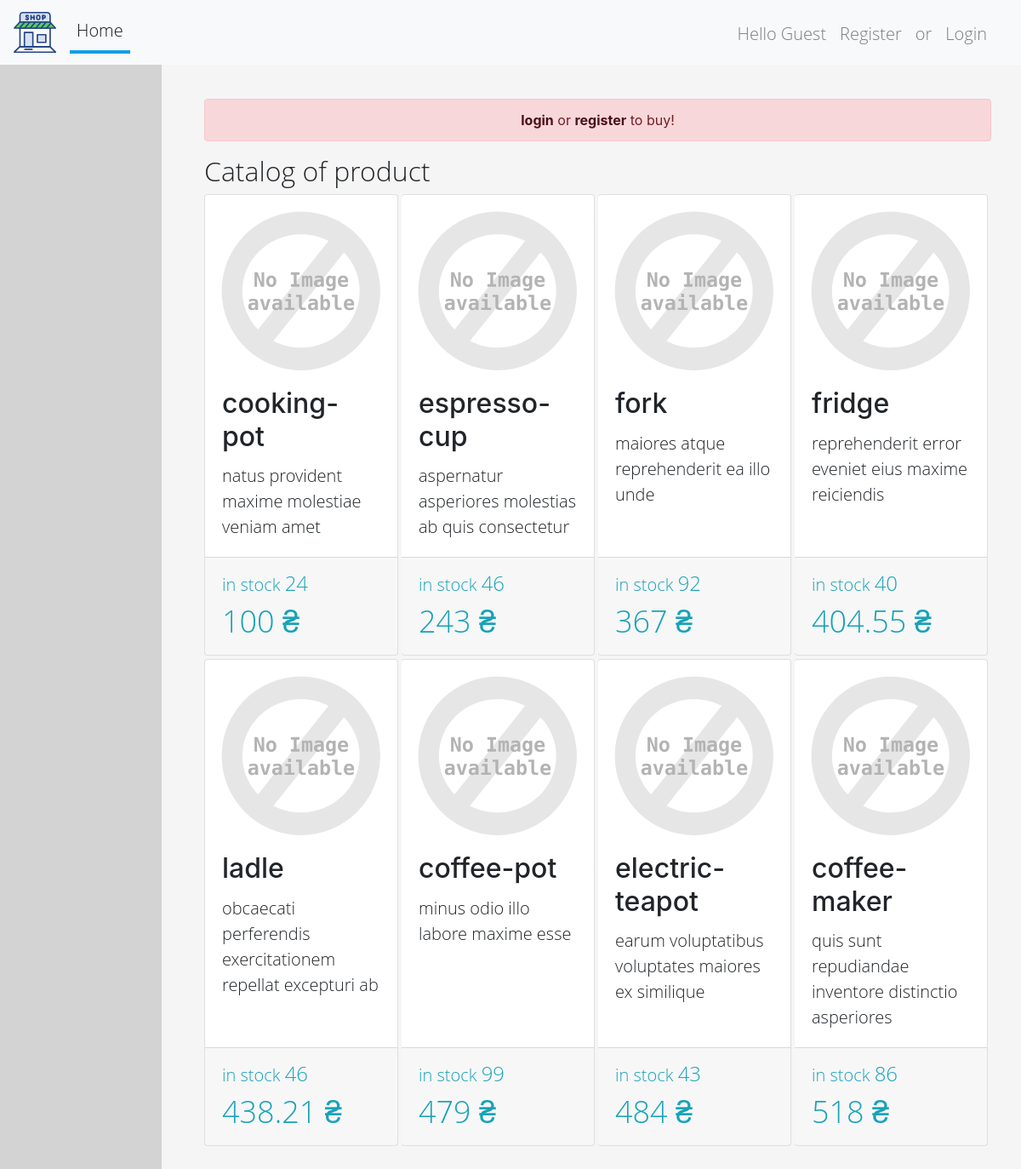
Before: / with the older database file.
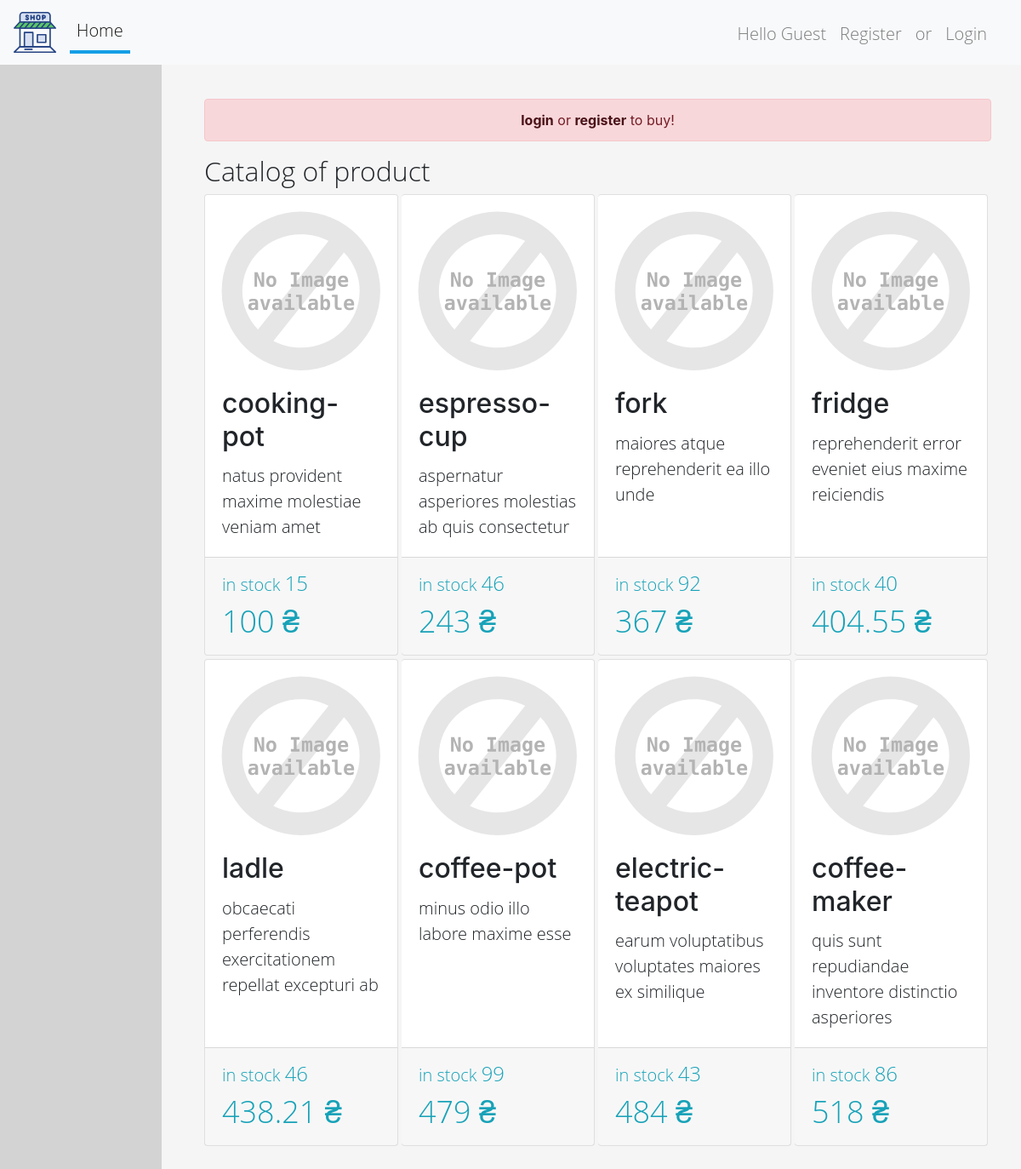
After: the same page with the newer database file.
### shop/models.py (models this page shows, shortened)
class Product(models.Model):
    name = models.CharField(max_length=50)
    description = models.CharField(max_length=256)
    price = models.DecimalField(
        decimal_places=2,
        max_digits=12,
        validators=[MinValueValidator(Decimal('0.00'))])
    photo = models.FileField(upload_to='shop/product_image/')
    count = models.PositiveIntegerField()

### shop/views.py (the view)
# urls.py: path('', IndexView.as_view(), name='index'),
class IndexView(YouCash, ListView):
    template_name = 'shop/product/index.html'
    model = models.Product
    queryset = model.objects.all()
    context_object_name = 'products'
    paginate_by = 8
    ordering = 'price'
    def get_context_data(self, **kwargs):  # todo for debug (delete)
        context = super().get_context_data(**kwargs)
        context.update({'purchase_create_form': forms.PurchaseCreateForm})
        return context

### shop/views.py (called while the page is built)
    def get_context_data(self, **kwargs):
        context = super().get_context_data(**kwargs)
        if self.request.user.pk is not None:
            context.update({'cash': self.request.user.profile.cash})
        return context

### shop/templates/shop/product/index.html (shortened to what this page needs)
{% extends 'shop/page_item/base.html' %}
{% load staticfiles %}
{% block content %}
    <div class="col-md-10 col-sm-10 col-12 col box">
        {% if not user.is_authenticated %}
            <div class="alert alert-danger text-center" role="alert">
                <a href="{% url 'shop:user_login' %}" class="alert-link">login</a>
                or
                <a href="{% url 'shop:user_create' %}" class="alert-link">register</a>
                to buy!
            </div>
        {% endif %}
        <h2>Catalog of product</h2>
        <div class="card-group mx-0 px-0">
            {% for product in products %}
                {% include 'shop/product/card.html' %}
            {% empty %}
                <p>no product</p>
            {% endfor %}
        </div>
    </div>
{% endblock content %}

### shop/templates/shop/product/card.html (shortened to what this page needs)
{% load staticfiles %}
<div class="card rounded col-3 px-0 ml-0 mb-1 mr-1">
    <img class="card-img-top" src="{{ MEDIA_URL }}{{ product.photo }}" alt="image"
         onerror="if (this.src != 'static/images/alt.svg') this.src = '{% static "images/alt.svg" %}'"
    >
    <div class="card-body pt-0">
        <h5 class="card-title">{{ product.name }}</h5>
        <p class="card-text">{{ product.description }}</p>
    </div>
    <div class="card-footer pt-1" style="position: relative">
        <p class="text-info m-0 p-0 mt-2">in stock
            <span class="in-stock">{{ product.count }}</span></p>
        <p class="text-info m-0 p-0"><span class="cost">{{ product.price|floatformat:'-2' }} ₴</span></p>
    </div>
</div>

Changed rows visible on the page:
changed Product "cooking-pot": count "24" → "15"
